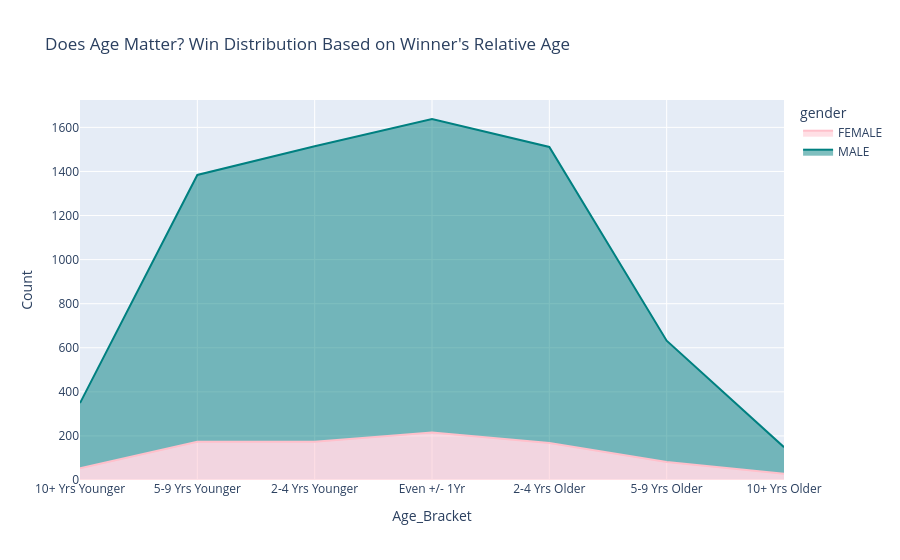

The notebook cell saved with this chart:
### Code cell
#sample output
# plot_age_difference_vs_winner('Both','All','All')

### Figure 1 — Plotly figure (JSON) as saved in the notebook; plotly's stock layout.template omitted (floating-point values rounded to 4 significant figures)
{"data": [{"fillpattern": {"shape": ""}, "hovertemplate": "gender=FEMALE<br>Age_Bracket=%{x}<br>Count=%{y}<extra></extra>", "legendgroup": "FEMALE", "line": {"color": "Pink"}, "marker": {"symbol": "circle"}, "mode": "lines", "name": "FEMALE", "opacity": 0.75, "orientation": "v", "showlegend": true, "stackgroup": "1", "type": "scatter", "x": ["10+ Yrs Younger", "5-9 Yrs Younger", "2-4 Yrs Younger", "Even +/- 1Yr", "2-4 Yrs Older", "5-9 Yrs Older", "10+ Yrs Older"], "xaxis": "x", "y": [53, 174, 173, 216, 168, 82, 28], "yaxis": "y"}, {"fillpattern": {"shape": ""}, "hovertemplate": "gender=MALE<br>Age_Bracket=%{x}<br>Count=%{y}<extra></extra>", "legendgroup": "MALE", "line": {"color": "Teal"}, "marker": {"symbol": "circle"}, "mode": "lines", "name": "MALE", "opacity": 0.75, "orientation": "v", "showlegend": true, "stackgroup": "1", "type": "scatter", "x": ["10+ Yrs Younger", "5-9 Yrs Younger", "2-4 Yrs Younger", "Even +/- 1Yr", "2-4 Yrs Older", "5-9 Yrs Older", "10+ Yrs Older"], "xaxis": "x", "y": [296, 1210, 1341, 1422, 1343, 550, 121], "yaxis": "y"}], "layout": {"legend": {"title": {"text": "gender"}, "tracegroupgap": 0}, "title": {"text": "Does Age Matter? Win Distribution Based on Winner's Relative Age"}, "xaxis": {"anchor": "y", "domain": [0, 1], "title": {"text": "Age_Bracket"}}, "yaxis": {"anchor": "x", "domain": [0, 1], "title": {"text": "Count"}}}}
